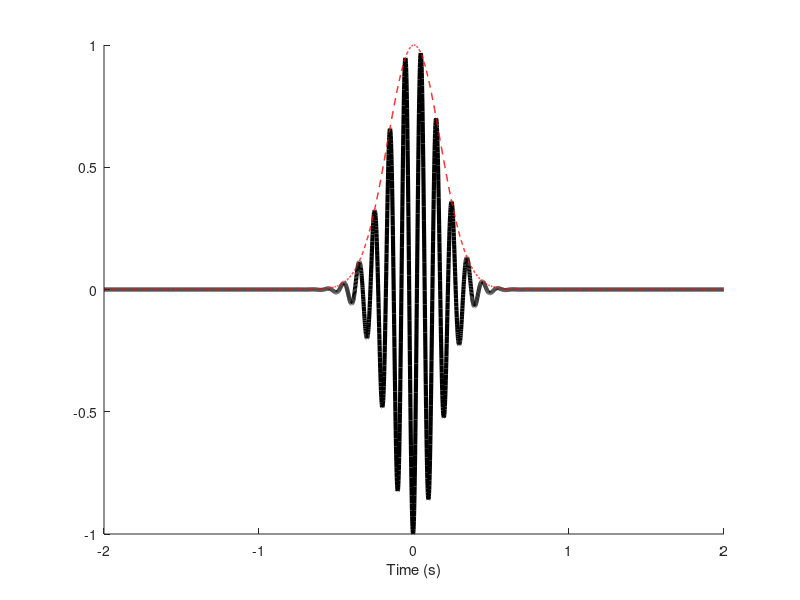

The MATLAB script that drew this image: (Note: this script raises an error after producing the figure.)
%%
%     COURSE: Solved problems in neural time series analysis
%    SECTION: Time-frequency analyses
%      VIDEO: Exploring wavelet parameters in simulated data
% Instructor: sincxpress.com
%
%%

%% simulate data as transient oscillation

pnts  = 4000;
srate = 1000;
stime  = (0:pnts-1)/srate - 2;

% gaussian parameters
fwhm = .4;

% sine wave parameters
sinefreq = 10; % for sine wave

% create signal
gaus   = exp( -(4*log(2)*stime.^2) / fwhm^2 );
cosw   = cos(2*pi*sinefreq*stime + 2*pi*rand);
signal = cosw .* gaus;

% get signal amplitude
sigamp = abs(hilbert(signal));


figure(1), clf, hold on
plot(stime,signal,'k','linew',3)
plot(stime,sigamp,'r--','linew',1)
xlabel('Time (s)')

%% comparing fixed number of wavelet cycles

% wavelet parameters
num_frex = 50;
min_freq =  2;
max_freq = 20;


% set a few different wavelet widths (FWHM parameter)
fwhms = [ .1 .5 2 ];

% other wavelet parameters
frex = linspace(min_freq,max_freq,num_frex);
wtime = -2:1/srate:2;
half_wave = (length(wtime)-1)/2;

% FFT parameters
nKern = length(wtime);
nConv = nKern+pnts-1;

% initialize output time-frequency data
tf = zeros(length(fwhms),length(frex),pnts);


% FFT of data (doesn't change on frequency iteration)
dataX = fft( signal ,nConv);


% loop over cycles
for fwhmi=1:length(fwhms)
    
    for fi=1:length(frex)
        
        % create wavelet and get its FFT
        cmw  = exp(2*1i*pi*frex(fi).*wtime) .* exp(-4*log(2)*wtime.^2./fwhms(fwhmi)^2);
        cmwX = fft(cmw,nConv);
        cmwX = cmwX./max(cmwX);
        
        % run convolution, trim edges, and reshape to 2D (time X trials)
        as = ifft(cmwX.*dataX);
        as = as(half_wave+1:end-half_wave);
        
        % put power data into big matrix
        tf(fwhmi,fi,:) = abs(as);
    end
end


%% plot results

figure(3), clf, colormap parula

% time-frequency plots
for fwhmi=1:length(fwhms)
    subplot(2,3,fwhmi)
    contourf(stime,frex,squeeze(tf(fwhmi,:,:)),40,'linecolor','none')
    title([ 'Wavelet with ' num2str(fwhms(fwhmi)) ' s FWHM' ])
    xlabel('Time (s)'), ylabel('Frequency (Hz)')
end


% show amplitude envelopes at peak frequency
fidx = dsearchn(frex',sinefreq);
subplot(223), hold on
plot(stime,squeeze(tf(:,fidx,:)))
plot(stime,sigamp/2,'k--','linew',2)
xlabel('Time (s)')
legend([regexp(num2str(fwhms),' +','split'),'Truth'])
title('Time domain')


% show spectra at one time point
tidx = dsearchn(stime',0);
subplot(224), hold on
plot(frex,squeeze(tf(:,:,tidx)))
plot(linspace(0,srate,pnts),2*abs(fft(signal)/pnts),'k--','linew',2)
set(gca,'xlim',frex([1 end]))
xlabel('Frequency (Hz)')
legend([regexp(num2str(fwhms),' +','split'),'Truth'])
title('Frequency domain')

%% done.
